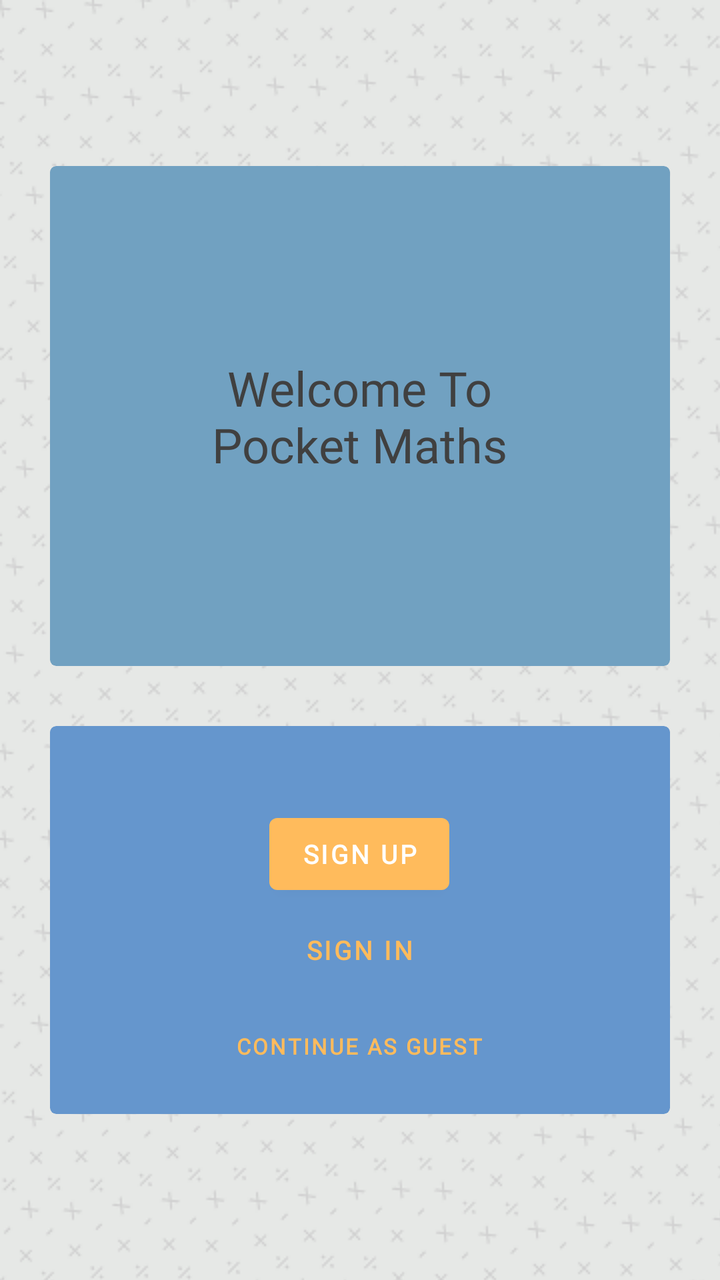
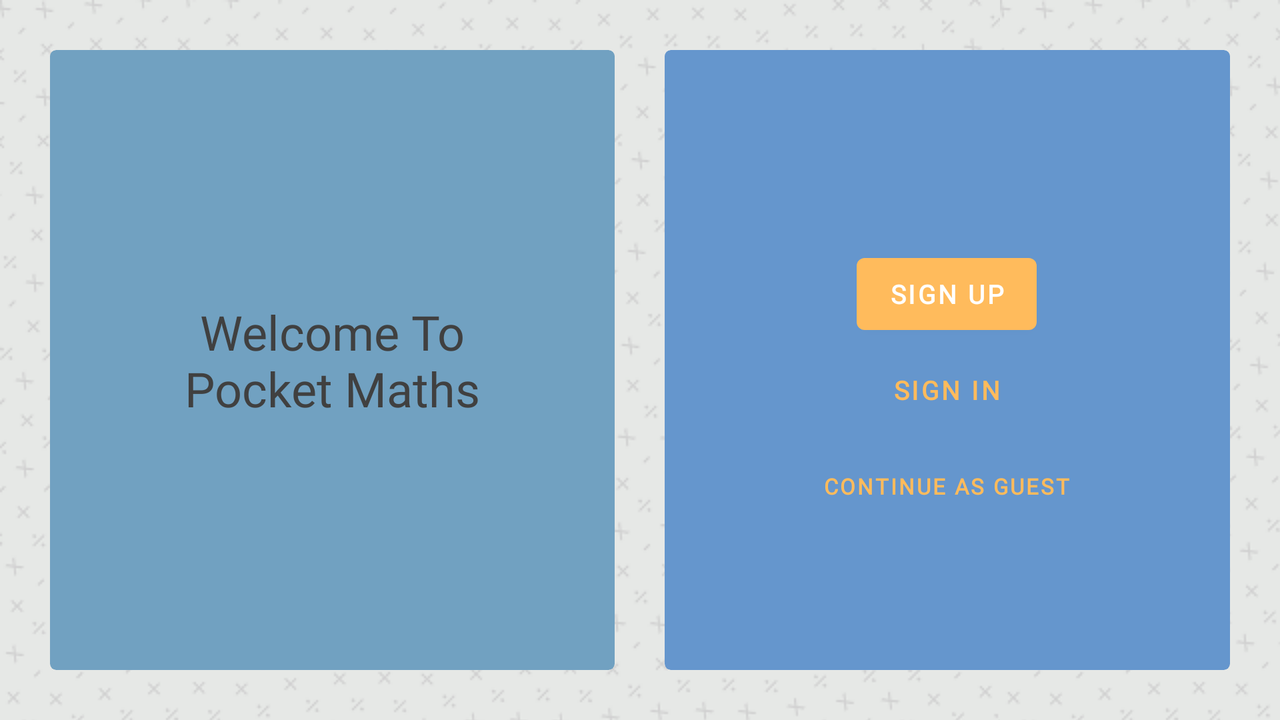

First picture: res/layout/ on a phone held upright. Second picture: the repository's own variant of that layout, on a device whose configuration matches the variant's folder. Source for both follows.
<!-- AndroidManifest.xml: application theme Theme.PocketMaths -->
<!-- res/layout/activity_welcome.xml -->
<?xml version="1.0" encoding="utf-8"?>
<RelativeLayout xmlns:android="http://schemas.android.com/apk/res/android"
    xmlns:tools="http://schemas.android.com/tools"
    android:id="@+id/relWelcome"
    android:layout_width="match_parent"
    android:layout_height="match_parent"
    tools:context="com.example.PocketMaths.WelcomeActivity"
    >

    <RelativeLayout
        android:layout_width="wrap_content"
        android:layout_height="wrap_content"
        android:layout_centerInParent="true"
        android:layout_margin="25dp">


        <com.google.android.material.card.MaterialCardView
            android:id="@+id/cvWelcome"
            android:layout_width="match_parent"
            android:layout_height="250dp"
            android:layout_centerHorizontal="true"
            android:elevation="100dp">

            <TextView
                android:id="@+id/txtWelcome"
                android:layout_width="wrap_content"
                android:layout_height="wrap_content"
                android:layout_gravity="center"
                android:text="@string/welcome"
                android:textAlignment="center"
                android:textSize="24sp" />

        </com.google.android.material.card.MaterialCardView>

        <androidx.cardview.widget.CardView
            android:id="@+id/cvSignIn"
            android:layout_width="match_parent"
            android:layout_height="wrap_content"
            android:layout_below="@id/cvWelcome"
            android:layout_centerInParent="true"
            android:layout_marginTop="30dp">

            <RelativeLayout
                android:id="@+id/btnRel"
                android:layout_width="wrap_content"
                android:layout_height="wrap_content"
                android:layout_gravity="center"
                android:layout_margin="10dp">

                <com.google.android.material.button.MaterialButton
                    android:id="@+id/btnSignUp"
                    android:layout_width="wrap_content"
                    android:layout_height="wrap_content"
                    android:layout_centerHorizontal="true"
                    android:layout_marginTop="30dp"
                    android:text="@string/sign_up" />

                <com.google.android.material.button.MaterialButton
                    android:id="@+id/btnSignIn"
                    style="@style/defaultTextButton"
                    android:layout_width="wrap_content"
                    android:layout_height="wrap_content"
                    android:layout_below="@id/btnSignUp"
                    android:layout_centerHorizontal="true"
                    android:text="@string/sign_in"
                    android:textSize="13sp" />

                <com.google.android.material.button.MaterialButton
                    android:id="@+id/btnContinueAsGuest"
                    style="@style/defaultTextButton"
                    android:layout_width="wrap_content"
                    android:layout_height="wrap_content"
                    android:layout_below="@id/btnSignIn"
                    android:layout_centerInParent="true"
                    android:text="@string/continue_as_guest" />

            </RelativeLayout>


        </androidx.cardview.widget.CardView>

    </RelativeLayout>


</RelativeLayout>
<!-- resources referenced by this layout -->
<resources>
  <string name="continue_as_guest">Continue As Guest</string>
  <string name="sign_in">Sign In</string>
  <string name="sign_up">Sign Up</string>
  <string name="welcome">Welcome To\nPocket Maths</string>
  <style name="defaultTextButton" parent="Widget.MaterialComponents.Button.TextButton">
          <item name="android:textStyle">bold</item>
          <item name="android:textSize">11sp</item>
          <item name="android:textColor">@color/YellowOrange</item>
          <item name="rippleColor">@color/YellowOrange</item>
      </style>
  <style name="Theme.PocketMaths" parent="Theme.MaterialComponents.DayNight.NoActionBar">
  
          <item name="android:statusBarColor" tools:targetApi="l">@color/OxfordBlue</item>
  
          <item name="android:textColor">@color/Primary</item>
  
          <item name="android:textColorHighlight">@color/MellowApricot</item>
  
          <item name="colorAccent">@color/YellowOrange</item>
  
          <item name="android:colorEdgeEffect">@color/YellowOrange</item>
  
          <item name="fontFamily">@font/metropolis_light</item>
  
          <item name="android:windowBackground">@drawable/default_symbols_background_bitmap</item>
  
          <item name="materialCardViewStyle">@style/defaultCardView1</item>
  
          <item name="cardViewStyle">@style/defaultCardView2</item>
  
          <item name="editTextStyle">@style/defaultEditText</item>
  
          <item name="materialButtonStyle">@style/defaultButton</item>
  
          <item name="radioButtonStyle">@style/defaultRadioButton</item>
  
          <item name="tabStyle">@style/defaultTabLayout</item>
  
      </style>
  <color name="YellowOrange">#FFBB5C</color>
  <color name="OxfordBlue">#02223C</color>
  <color name="Primary">#404040</color>
  <color name="MellowApricot">#FFCC85</color>
  <!-- drawable default_symbols_background_bitmap (drawable) -->
  <?xml version="1.0" encoding="utf-8"?>
  <bitmap xmlns:android="http://schemas.android.com/apk/res/android"
      android:src="@drawable/defaultsymbolsbackground"
      android:tileMode="repeat"
  
      >
  </bitmap>
  <style name="defaultCardView1" parent="">
          <item name="cardBackgroundColor">@color/AirSuperiorityBlue</item>
          <item name="elevation">100dp</item>
          <item name="cardCornerRadius">3dp</item>
      </style>
  <style name="defaultCardView2" parent="defaultCardView1">
          <item name="cardBackgroundColor">@color/BlueGray</item>
      </style>
  <style name="defaultEditText" parent="@android:style/Widget.EditText">
          <item name="android:textColorHint">@color/Primary</item>
          <item name="android:textColor">@color/Primary</item>
          <item name="android:textSize">16sp</item>
      </style>
  <style name="defaultButton" parent="@style/Widget.MaterialComponents.Button">
          <item name="backgroundTint">@color/YellowOrange</item>
          <item name="android:textStyle">bold</item>
          <item name="android:textSize">13sp</item>
          <item name="haloColor">@color/YellowOrange</item>
  
      </style>
  <style name="defaultRadioButton" parent="Base.Widget.AppCompat.CompoundButton.RadioButton">
          <item name="android:textColor">@color/Secondary</item>
          <item name="android:textSize">16sp</item>
          <item name="android:buttonTint">@color/Silver</item>
      </style>
  <style name="defaultTabLayout" parent="Widget.MaterialComponents.TabLayout">
          <item name="tabIndicatorColor">@color/YellowOrange</item>
          <item name="tabSelectedTextColor">@color/YellowOrange</item>
          <item name="android:colorAccent">@color/YellowOrange</item>
          <item name="tabBackground">@color/AirSuperiorityBlue</item>
      </style>
  <!-- drawable defaultsymbolsbackground: png bitmap (drawable, 122634 bytes) -->
  <color name="AirSuperiorityBlue">#71A1C1</color>
  <color name="BlueGray">#6596CD</color>
  <color name="Secondary">#CFCFCF</color>
  <color name="Silver">#C0C0C0</color>
</resources>
<!-- res/layout-land/activity_welcome.xml (the repository's variant of the layout above) -->
<!-- drawn on the phone turned sideways -->
<?xml version="1.0" encoding="utf-8"?>
<LinearLayout xmlns:android="http://schemas.android.com/apk/res/android"
    xmlns:tools="http://schemas.android.com/tools"
    android:layout_width="match_parent"
    android:layout_height="match_parent"
    android:orientation="horizontal"
    tools:context="com.example.PocketMaths.WelcomeActivity"
    android:layout_margin="25dp"
    >


    <com.google.android.material.card.MaterialCardView
        android:id="@+id/cvWelcome"
        android:layout_width="0dp"
        android:layout_height="match_parent"
        android:layout_weight="1"
        android:layout_marginEnd="25dp"
        >

        <TextView
            android:id="@+id/txtWelcome"
            android:layout_width="wrap_content"
            android:layout_height="wrap_content"
            android:layout_gravity="center"
            android:text="@string/welcome"
            android:textAlignment="center"
            android:textSize="24sp" />

    </com.google.android.material.card.MaterialCardView>

    <androidx.cardview.widget.CardView
        android:id="@+id/cvSignIn"
        android:layout_width="0dp"
        android:layout_height="match_parent"
        android:layout_weight="1">

        <RelativeLayout
            android:id="@+id/btnRel"
            android:layout_width="wrap_content"
            android:layout_height="wrap_content"
            android:layout_gravity="center"
            android:layout_margin="10dp">

            <com.google.android.material.button.MaterialButton
                android:id="@+id/btnSignUp"
                android:layout_width="wrap_content"
                android:layout_height="wrap_content"
                android:layout_centerHorizontal="true"
                android:layout_marginTop="30dp"
                android:text="@string/sign_up" />

            <com.google.android.material.button.MaterialButton
                android:id="@+id/btnSignIn"
                style="@style/defaultTextButton"
                android:layout_width="wrap_content"
                android:layout_height="wrap_content"
                android:layout_below="@id/btnSignUp"
                android:layout_centerHorizontal="true"
                android:text="@string/sign_in"
                android:textSize="13sp" />

            <com.google.android.material.button.MaterialButton
                android:id="@+id/btnContinueAsGuest"
                style="@style/defaultTextButton"
                android:layout_width="wrap_content"
                android:layout_height="wrap_content"
                android:layout_below="@id/btnSignIn"
                android:layout_centerInParent="true"
                android:text="@string/continue_as_guest" />

        </RelativeLayout>


    </androidx.cardview.widget.CardView>


</LinearLayout>
